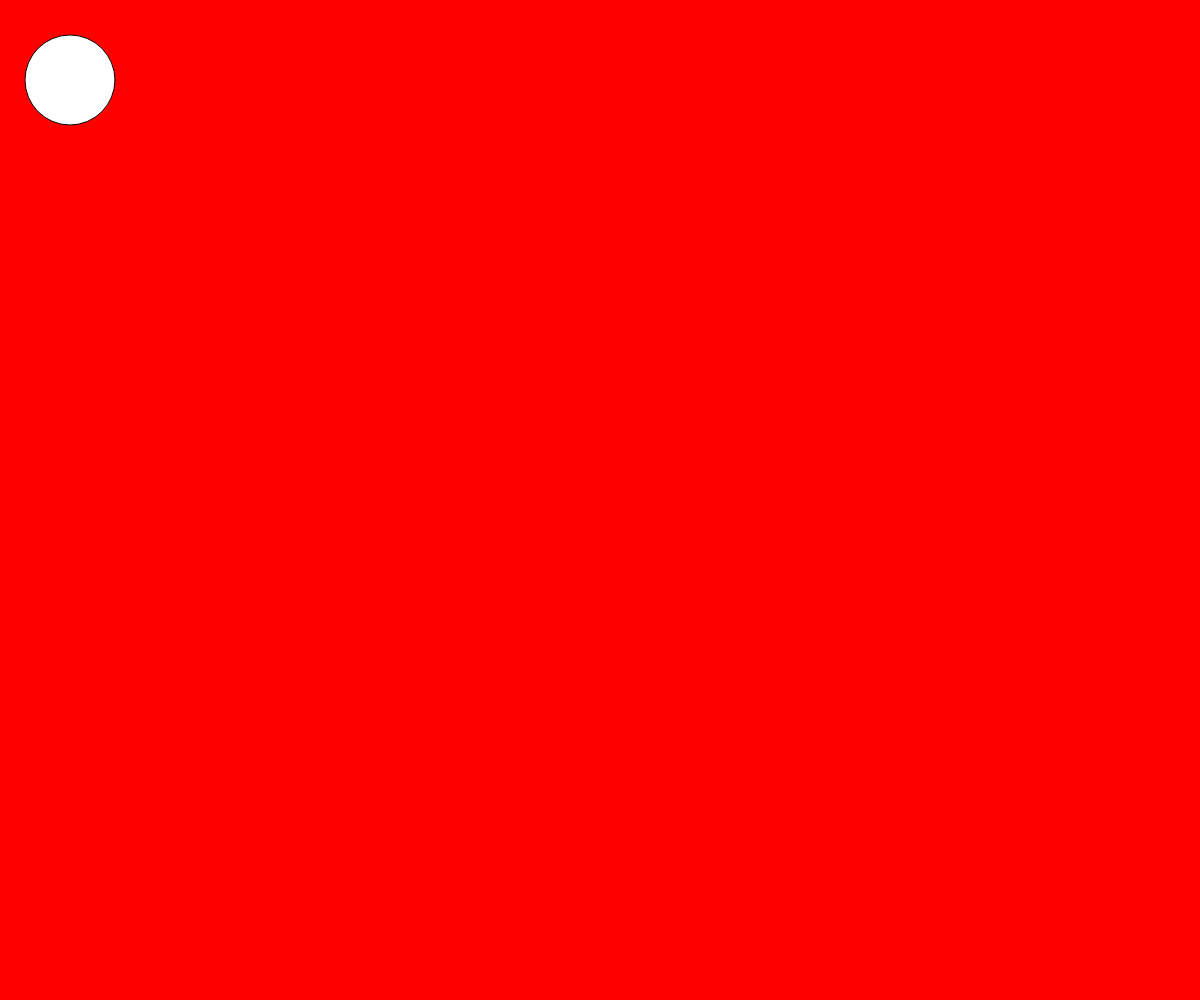
Frame 1 (no input)
Frame 60 (no input): identical to frame 1, image omitted
Frame 120 (the mouse pressed at the canvas centre since frame 60): identical to frame 1, image omitted

The p5.js sketch that drew this single still picture (run headless with seeded random() and noise() and a simulated clock; from frame 60 on, the mouse is pressed at the canvas centre):

// p5.js sketch
// ── sketch.js

function setup() {
  // put setup code here} 
   // alert("boo c la page de naoufné") 
    createCanvas(windowWidth, windowHeight);
background(0); }
   
 function draw() {
     background(0);
     fill (255)
     rect( 100,100,
          width - 2 * 100,
          height - 2 * 100
        
         ); }


    
function draw() {
    background(255,0,0)
    circle(70, 80, 90);
    
  // put drawing code here
}
